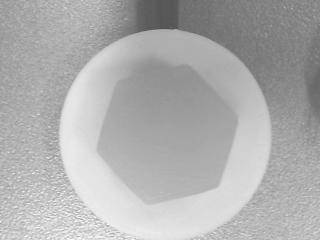
#> input picture Python_Baremetal/data/0/0008817_png.rf.506fea406cabcafbf0f51e357cd603d0.jpg, 320 x 240 px, found by its file name
$ python Dataset_Test.py data/0/0008817_png.rf.506fea406cabcafbf0f51e357cd603d0.jpg
#> lines starting #> are read from the running program, lines starting #| are printed output that depends on the picture
import serial
import os
import random
import cv2
import numpy as np
import struct
import time
import sys
def main():
	args = sys.argv[1:]
	if len(args) == 2 and args[0] == '-port':
		port = str(args[1])
	else:
		port = '/dev/ttyUSB1' # default port

	dims = (32,24) # dimensions of images to train/test with

	read_dir = '/data/' # path to test images

	number = ['0/','0/','0/','0/','1/','1/','1/','1/','2/','2/','2/','2/','3/','3/','3/','3/','4/','4/','4/','4/']

	list =['0008817_png.rf.506fea406cabcafbf0f51e357cd603d0.jpg',
			'0008836_png.rf.738861d6b132050c7f98f74d90129287.jpg',
			'0009671_png.rf.c0c816551c511d131c7ed0cf7925c5ad.jpg',
			'0008816_png.rf.615ccd2b03bc348ff397be46752e068b.jpg',
			'0010501_png.rf.dcb9e5f5c40e53065632ebb916caeca2.jpg',
			'0012211_png.rf.456953d733460763e6fbbd0f52b709e6.jpg',
			'0011393_png.rf.0a961a1b2d2a5cbbc51575d8010fe27b.jpg',
			'0011835_png.rf.465a89d5c5cf5a986f36e9ad36e7fccf.jpg',
			'0006194_png.rf.d42d65196711e6c2e8eecd7657ab6868.jpg',
			'0006186_png.rf.5e664ab0a7d3770268ac61035c7c8789.jpg',
			'0008725_png.rf.9caa8c1cdf186d307890ffec10c60e93.jpg',
			'img131_png.rf.962f96423c60fbbb126b445a5d824ccf.jpg',
			'0006741_png.rf.a5dc1c1fcff5b5b7686329a243dcbc2e.jpg',
			'0005092_png.rf.7521dd611038e5def2dec6578c3327fe.jpg',
			'0005019_png.rf.7cb57f919c6288950403663c63197905.jpg',
			'0006787_png.rf.2199f3fa034ab7169e02133845c01e2c.jpg',
			'0009750_png.rf.c643e64b7718b562beea86632688d6ab.jpg',
			'0009706_png.rf.67ebc57be8b0a49c51e79b835568783a.jpg',
			'0009883_png.rf.31931ffd9d1d60ec6de90c8e1ab8cbcf.jpg',
			'0009983_png.rf.fe79a44aff3ec523fd03def44ad28487.jpg']
	count = 0
	for read_file in list:
		img = cv2.imread(os.path.join(read_dir+number[count],read_file),0) # read img as grayscale
#> img is the input picture: shape (240, 320); min 77, max 255, mean 174.6

		imgrgb = cv2.imread(os.path.join(read_dir+number[count],read_file)) # read img as rgb


		img = cv2.resize(img, dims, interpolation = cv2.INTER_LINEAR)	# resize img to fit dims
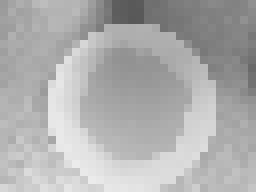
#> img: shape (24, 32) (shown 8 times larger); min 88, max 235, mean 174.7
		cv2.imshow('image',img) # show test image
		img = np.asarray((img / 255)).astype('float32')
		print("Label: ", number[count], " Filename: ", read_file, " Serialport: ", port) # print test image label
		# define serial connection
		ser = serial.Serial(port, 115200, serial.EIGHTBITS, serial.PARITY_NONE, serial.STOPBITS_ONE)


		file = open(read_file + ".txt", "w")
		for i in range(dims[1]):
			for j in range(dims[0]):
				values = bytearray(struct.pack("f", img[i][j])) # turn pixel values into bytearray
				#print(values)
				#time.sleep(0.01)
				ser.write(values) # send bytearray over UART
				sizeOfByteArray = len(values)
				#print(sizeOfByteArray)
				file.write(str(img[i][j]) + "\n") # write pixel values to file

		nn_res = number[count] # initialize nn_res
		while "output" not in nn_res: # check if nn output received
			nn_res = ser.readline().decode('UTF-8') # decode received bytes
			#print(nn_res) # can be used to display prints from U96


		print("Label {}".format(nn_res))

		""" if imgrgb is not None and imgrgb.shape[0] > 0 and imgrgb.shape[1] > 0:
			cv2.imshow(number[count]+nn_res, imgrgb)
			cv2.waitKey(0)
			cv2.destroyAllWindows()
		else:
			print("Error: Failed to load the image.") """
		count += 1


if __name__=="__main__":
#> (the run stopped early here; a loop or call above may not have finished)
